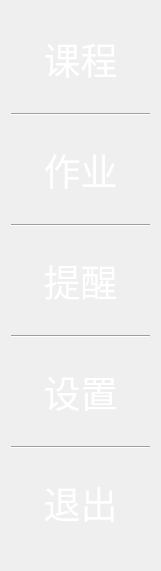
  <widget class="QWidget" name="layoutWidget">
   <property name="geometry">
    <rect>
     <x>803</x>
     <y>70</y>
     <width>161</width>
     <height>571</height>
    </rect>
   </property>
   <layout class="QVBoxLayout" name="verticalLayout">
    <item>
     <widget class="QPushButton" name="btn_course">
      <property name="font">
       <font>
        <family>华文行楷</family>
        <pointsize>28</pointsize>
       </font>
      </property>
      <property name="styleSheet">
       <string notr="true">color: rgb(255, 255, 255);
background-color: rgb(245, 190, 197);</string>
      </property>
      <property name="text">
       <string>课程</string>
      </property>
      <property name="flat">
       <bool>true</bool>
      </property>
     </widget>
    </item>
    <item>
     <widget class="Line" name="line_2">
      <property name="orientation">
       <enum>Qt::Horizontal</enum>
      </property>
     </widget>
    </item>
    <item>
     <widget class="QPushButton" name="btn_homework">
      <property name="font">
       <font>
        <family>华文行楷</family>
        <pointsize>28</pointsize>
       </font>
      </property>
      <property name="styleSheet">
       <string notr="true">color: rgb(255, 255, 255);
background-color: rgb(245, 190, 197);</string>
      </property>
      <property name="text">
       <string>作业</string>
      </property>
      <property name="flat">
       <bool>true</bool>
      </property>
     </widget>
    </item>
    <item>
     <widget class="Line" name="line_3">
      <property name="orientation">
       <enum>Qt::Horizontal</enum>
      </property>
     </widget>
    </item>
    <item>
     <widget class="QPushButton" name="btn_reminder">
      <property name="font">
       <font>
        <family>华文行楷</family>
        <pointsize>28</pointsize>
       </font>
      </property>
      <property name="styleSheet">
       <string notr="true">color: rgb(255, 255, 255);
background-color: rgb(245, 190, 197);</string>
      </property>
      <property name="text">
       <string>提醒</string>
      </property>
      <property name="flat">
       <bool>true</bool>
      </property>
     </widget>
    </item>
    <item>
     <widget class="Line" name="line_4">
      <property name="orientation">
       <enum>Qt::Horizontal</enum>
      </property>
     </widget>
    </item>
    <item>
     <widget class="QPushButton" name="btn_setting">
      <property name="font">
       <font>
        <family>华文行楷</family>
        <pointsize>28</pointsize>
       </font>
      </property>
      <property name="styleSheet">
       <string notr="true">color: rgb(255, 255, 255);
background-color: rgb(245, 190, 197);</string>
      </property>
      <property name="text">
       <string>设置</string>
      </property>
      <property name="flat">
       <bool>true</bool>
      </property>
     </widget>
    </item>
    <item>
     <widget class="Line" name="line_5">
      <property name="orientation">
       <enum>Qt::Horizontal</enum>
      </property>
     </widget>
    </item>
    <item>
     <widget class="QPushButton" name="btn_quit">
      <property name="font">
       <font>
        <family>华文行楷</family>
        <pointsize>28</pointsize>
       </font>
      </property>
      <property name="styleSheet">
       <string notr="true">color: rgb(255, 255, 255);
background-color: rgb(245, 190, 197);</string>
      </property>
      <property name="text">
       <string>退出</string>
      </property>
      <property name="flat">
       <bool>true</bool>
      </property>
     </widget>
    </item>
   </layout>
  </widget>
